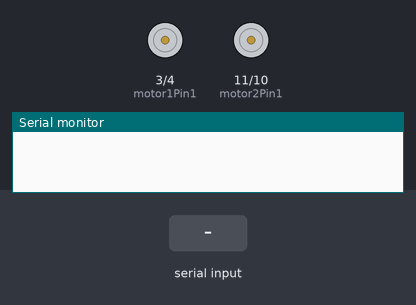
Bench run of a sketch on a simulated Arduino Uno, built with avr-gcc and run on an emulated ATmega328P. On the bench: motor-driver pin pairs drawn as motors (green arrow = first pin HIGH = forward, orange = second pin HIGH = backward, longer = more drive), the last lines printed to the serial monitor. The inputs (shaded band) are chosen by the test bench.

Above: at 1.2 s.
1.3 s: "A" received over Serial
At 1.9 s:
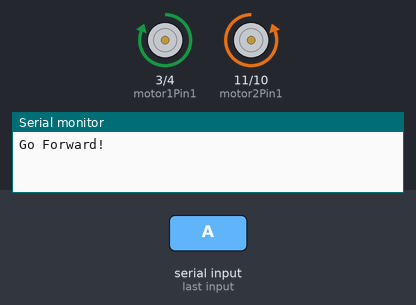
2.8 s: "C" received over Serial
At 4.1 s:
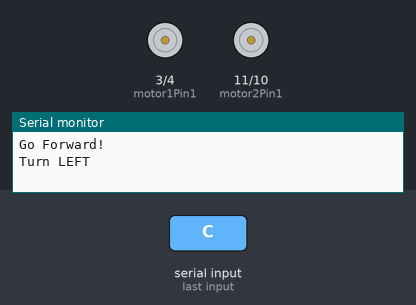
4.4 s: "D" received over Serial
At 5.5 s:
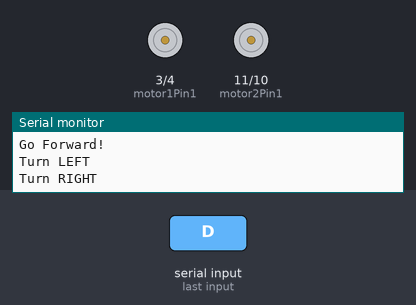
6.0 s: "B" received over Serial
At 6.6 s:
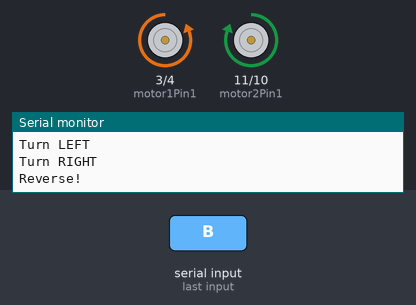
Timing chart, 0 to 8.5 s (numbered marks = the images above; inputs shaded):
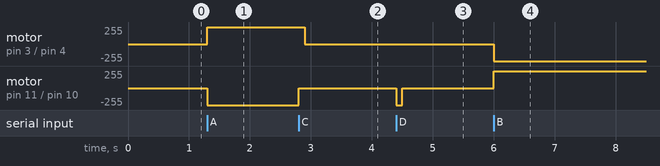

The sketch:

Gesture_controlled_robot_with_Arduino_and_android.ino
```cpp
int motor1Pin1 = 3; // pin 7 on L298N IC
int motor1Pin2 = 4; // pin 5 on L293N IC
int motor2Pin1 = 11; // pin 10 on L293N IC
int motor2Pin2 = 10; // pin 12 on L293N IC
int state;
int flag=0;        //makes sure that the serial only prints once the state
int stateStop=0;
void setup() {
    // sets the pins as outputs:
    pinMode(motor1Pin1, OUTPUT);
    pinMode(motor1Pin2, OUTPUT);
    pinMode(motor2Pin1, OUTPUT);
    pinMode(motor2Pin2, OUTPUT);
    // initialize serial communication at 9600 bits per second:
    Serial.begin(9600);
}

void loop() {
    //if some date is sent, reads it and saves in state
    if(Serial.available() > 0){
      state = Serial.read();
      flag=0;
    }
    // if the state is 'A' the DC motor will go forward
    if (state == 'A') {
        digitalWrite(motor1Pin1, HIGH);
        digitalWrite(motor1Pin2, LOW);
        digitalWrite(motor2Pin1, LOW);
        digitalWrite(motor2Pin2, HIGH);
        if(flag == 0){
          Serial.println("Go Forward!");
          flag=1;
        }
    }

    // if the state is 'C' the motor will turn left
    else if (state == 'C') {
        digitalWrite(motor1Pin1, HIGH);
        digitalWrite(motor1Pin2, LOW);
        digitalWrite(motor2Pin1, LOW);
        digitalWrite(motor2Pin2, LOW);
        if(flag == 0){
          Serial.println("Turn LEFT");
          flag=1;
        }
        delay(100);
        state=3;
        stateStop=1;
    }
    // if the state is 'E' the motor will Stop
    else if (state == 'E' || stateStop == 1) {
        digitalWrite(motor1Pin1, LOW);
        digitalWrite(motor1Pin2, LOW);
        digitalWrite(motor2Pin1, LOW);
        digitalWrite(motor2Pin2, LOW);
        if(flag == 0){
          Serial.println("STOP!");
          flag=1;
        }
        stateStop=0;
    }
    // if the state is 'D' the motor will turn right
    else if (state == 'D') {
        digitalWrite(motor1Pin1, LOW);
        digitalWrite(motor1Pin2, LOW);
        digitalWrite(motor2Pin1, LOW);
        digitalWrite(motor2Pin2, HIGH);
        if(flag == 0){
          Serial.println("Turn RIGHT");
          flag=1;
        }
        delay(100);
        state=3;
        stateStop=1;
    }
    // if the state is 'B' the motor will Reverse
    else if (state == 'B') {
        digitalWrite(motor1Pin1, LOW);
        digitalWrite(motor1Pin2, HIGH);
        digitalWrite(motor2Pin1, HIGH);
        digitalWrite(motor2Pin2, LOW);
        if(flag == 0){
          Serial.println("Reverse!");
          flag=1;
        }
    }
    //For debugging purpose
    //Serial.println(state);
}
```

Measured:
- after the input at 1.3 s, motor on pin 3 (motor1Pin1) / pin 4 (motor1Pin2): stopped → forward 255/255 at once; motor on pin 11 (motor2Pin1) / pin 10 (motor2Pin2): stopped → backward 255/255 at once
- after the input at 2.8 s, motor on pin 3 (motor1Pin1) / pin 4 (motor1Pin2): forward 255/255 → stopped after 0.10 s; motor on pin 11 (motor2Pin1) / pin 10 (motor2Pin2): backward 255/255 → stopped at once
- after the input at 4.4 s, motor on pin 11 (motor2Pin1) / pin 10 (motor2Pin2): stopped → backward 255/255 at once, → stopped 0.10 s later
- after the input at 6.0 s, motor on pin 3 (motor1Pin1) / pin 4 (motor1Pin2): stopped → backward 255/255 at once; motor on pin 11 (motor2Pin1) / pin 10 (motor2Pin2): stopped → forward 255/255 at once
